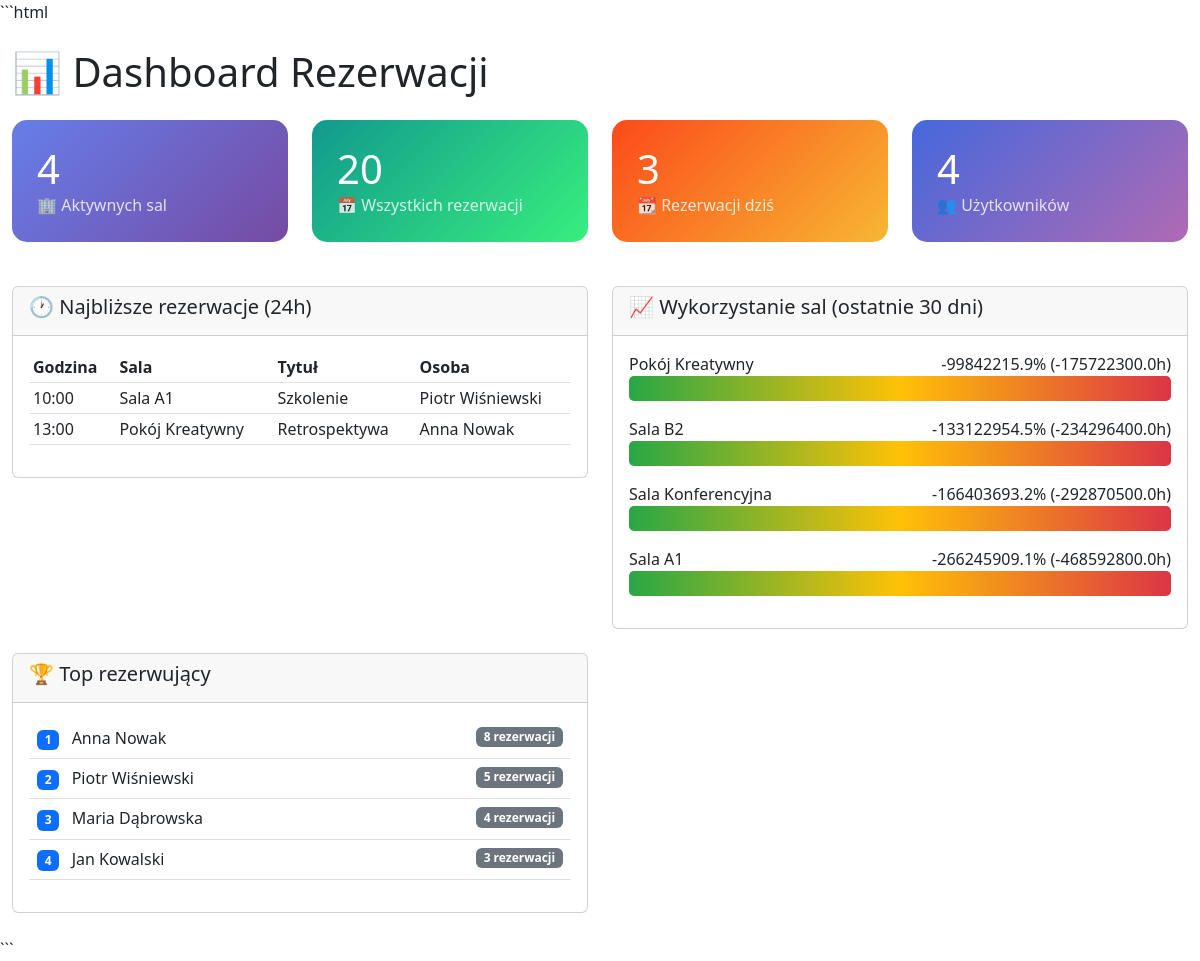
/dashboard, run on the app's committed database.
### app/models.py (models this page shows, shortened)
class Booking(db.Model):
    __tablename__ = "bookings"
    id = db.Column(
        db.Integer,
        primary_key=True,
    )
    room_id = db.Column(
        db.Integer,
        db.ForeignKey("rooms.id"),
        nullable=False,
    )
    user_id = db.Column(
        db.Integer,
        db.ForeignKey("users.id"),
        nullable=False,
    )
    title = db.Column(
        db.String(200),
        nullable=False,
    )
    description = db.Column(db.Text)
    start_time = db.Column(
        db.DateTime,
        nullable=False,
    )
    end_time = db.Column(
        db.DateTime,
        nullable=False,
    )
    status = db.Column(
        db.String(20),
        default="confirmed",
        nullable=False,
    )
    attendees_count = db.Column(
        db.Integer,
        default=1,
    )
    created_at = db.Column(
        db.DateTime,
        default=datetime.utcnow,
    )
    updated_at = db.Column(
        db.DateTime,
        default=datetime.utcnow,
        onupdate=datetime.utcnow,
    )
    __table_args__ = (
        db.Index(
            "idx_booking_room_time",
            "room_id",
            "start_time",
            "end_time",
        ),
    )

class Room(db.Model):
    __tablename__ = "rooms"
    id = db.Column(
        db.Integer,
        primary_key=True,
    )
    name = db.Column(
        db.String(100),
        unique=True,
        nullable=False,
    )
    capacity = db.Column(
        db.Integer,
        nullable=False,
    )
    floor = db.Column(
        db.Integer,
        default=0,
    )
    description = db.Column(db.Text)
    is_active = db.Column(
        db.Boolean,
        default=True,
    )
    hourly_rate = db.Column(
        db.Numeric(10, 2),
        default=0,
    )
    bookings = db.relationship(
        "Booking",
        backref="room",
        lazy="dynamic",
        cascade="all, delete-orphan",
    )
    equipment = db.relationship(
        "Equipment",
        secondary=room_equipment,
        lazy="subquery",
        backref=db.backref(
            "rooms",
            lazy=True,
        ),
    )

class User(db.Model):
    __tablename__ = "users"
    id = db.Column(db.Integer, primary_key=True)
    email = db.Column(
        db.String(120),
        unique=True,
        nullable=False,
    )
    name = db.Column(
        db.String(100),
        nullable=False,
    )
    department = db.Column(db.String(50))
    is_admin = db.Column(
        db.Boolean,
        default=False,
    )
    created_at = db.Column(
        db.DateTime,
        default=datetime.utcnow,
    )
    bookings = db.relationship(
        "Booking",
        backref="user",
        lazy="dynamic",
    )

### app/routes/dashboard.py (the view)
@dashboard_bp.route('/dashboard')
def dashboard():
    stats = {
        'total_rooms': Room.query.filter_by(is_active=True).count(),
        'total_users': User.query.count(),
        'total_bookings': Booking.query.filter_by(status='confirmed').count(),
        'bookings_today': Booking.query.filter(
            func.date(Booking.start_time) == datetime.today().date(),
            Booking.status == 'confirmed'
        ).count()
    }
    now = datetime.now()
    upcoming = Booking.query.options(
        joinedload(Booking.room),
        joinedload(Booking.user)
    ).filter(
        Booking.start_time >= now,
        Booking.start_time <= now + timedelta(hours=24),
        Booking.status == 'confirmed'
    ).order_by(Booking.start_time).limit(10).all()
    top_users = db.session.query(
        User.name,
        func.count(Booking.id).label('booking_count')
    ).join(Booking).filter(
        Booking.status != 'cancelled'
    ).group_by(User.id).order_by(desc('booking_count')).limit(5).all()
    month_ago = now - timedelta(days=30)
    room_utilization = []
    active_rooms = Room.query.filter_by(is_active=True).all()
    for room in active_rooms:
        total_hours = db.session.query(
            func.sum(
                func.extract('epoch', Booking.end_time - Booking.start_time) / 3600
            )
        ).filter(
            Booking.room_id == room.id,
            Booking.start_time >= month_ago,
            Booking.status != 'cancelled'
        ).scalar() or 0
        max_hours = 176
        utilization = (total_hours / max_hours) * 100
        room_utilization.append({
            'room': room.name,
            'hours': round(total_hours, 1),
            'utilization': round(utilization, 1)
        })
    room_utilization.sort(key=lambda x: x['utilization'], reverse=True)
    return render_template(
        'dashboard.html',
        stats=stats,
        upcoming=upcoming,
        top_users=top_users,
        room_utilization=room_utilization
    )

### app/templates/dashboard.html (shortened to what this page needs)
<!DOCTYPE html>
<html lang="pl">
<head>
    <link href="https://cdn.jsdelivr.net/npm/bootstrap@5.3.0/dist/css/bootstrap.min.css" rel="stylesheet">
</head>
<body>
    <div class="container-fluid py-4">
        <h1 class="mb-4">📊 Dashboard Rezerwacji</h1>
        <div class="row">
            <div class="col-md-3">
                <div class="stat-card">
                    <h3>{{ stats.total_rooms }}</h3>
                    <p>🏢 Aktywnych sal</p>
                </div>
            </div>
            <div class="col-md-3">
                <div class="stat-card" style="background: linear-gradient(135deg, #11998e 0%, #38ef7d 100%);">
                    <h3>{{ stats.total_bookings }}</h3>
                    <p>📅 Wszystkich rezerwacji</p>
                </div>
            </div>
            <div class="col-md-3">
                <div class="stat-card" style="background: linear-gradient(135deg, #fc4a1a 0%, #f7b733 100%);">
                    <h3>{{ stats.bookings_today }}</h3>
                    <p>📆 Rezerwacji dziś</p>
                </div>
            </div>
            <div class="col-md-3">
                <div class="stat-card" style="background: linear-gradient(135deg, #4568dc 0%, #b06ab3 100%);">
                    <h3>{{ stats.total_users }}</h3>
                    <p>👥 Użytkowników</p>
                </div>
            </div>
        </div>
        <div class="row mt-4">
            <div class="col-md-6">
                <div class="card">
                    <div class="card-header">
                        <h5>🕐 Najbliższe rezerwacje (24h)</h5>
                    </div>
                    <div class="card-body">
                        <table class="table table-sm">
                            <thead>
                                <tr>
                                    <th>Godzina</th>
                                    <th>Sala</th>
                                    <th>Tytuł</th>
                                    <th>Osoba</th>
                                </tr>
                            </thead>
                            <tbody>
                                {% for booking in upcoming %}
                                <tr>
                                    <td>{{ booking.start_time.strftime('%H:%M') }}</td>
                                    <td>{{ booking.room.name }}</td>
                                    <td>{{ booking.title[:30] }}{% if booking.title|length > 30 %}...{% endif %}</td>
                                    <td>{{ booking.user.name }}</td>
                                </tr>
                                {% else %}
                                <tr>
                                    <td colspan="4" class="text-muted text-center">Brak rezerwacji</td>
                                </tr>
                                {% endfor %}
                            </tbody>
                        </table>
                    </div>
                </div>
            </div>
            <div class="col-md-6">
                <div class="card">
                    <div class="card-header">
                        <h5>📈 Wykorzystanie sal (ostatnie 30 dni)</h5>
                    </div>
                    <div class="card-body">
                        {% for room in room_utilization %}
                        <div class="mb-3">
                            <div class="d-flex justify-content-between">
                                <span>{{ room.room }}</span>
                                <span>{{ room.utilization }}% ({{ room.hours }}h)</span>
                            </div>
                            <div class="utilization-bar">
                                <div class="utilization-fill" style="width: {{ room.utilization }}%"></div>
                            </div>
                        </div>
                        {% endfor %}
                    </div>
                </div>
            </div>
        </div>
        <div class="row mt-4">
            <div class="col-md-6">
                <div class="card">
                    <div class="card-header">
                        <h5>🏆 Top rezerwujący</h5>
                    </div>
                    <div class="card-body">
                        <table class="table">
                            <tbody>
                                {% for user in top_users %}
                                <tr>
                                    <td>
                                        <span class="badge bg-primary me-2">{{ loop.index }}</span>
                                        {{ user.name }}
                                    </td>
                                    <td class="text-end">
                                        <span class="badge bg-secondary">{{ user.booking_count }} rezerwacji</span>
                                    </td>
                                </tr>
                                {% endfor %}
                            </tbody>
                        </table>
                    </div>
                </div>
            </div>
        </div>
    </div>
</body>
</html>

### app/templates/dashboard.html (style rules this page uses)
.stat-card { background: linear-gradient(135deg, #667eea 0%, #764ba2 100%); color: white; border-radius: 15px; padding: 25px; margin-bottom: 20px; }
.stat-card h3 { font-size: 2.5rem; margin: 0; }
.stat-card p { margin: 0; opacity: 0.8; }
.utilization-bar { height: 25px; background: #e9ecef; border-radius: 5px; overflow: hidden; }
.utilization-fill { height: 100%; background: linear-gradient(90deg, #28a745, #ffc107, #dc3545); transition: width 0.5s ease; }

### data on the page
Booking: start_time "10:00", room.name "Sala A1", title "Szkolenie", user.name "Piotr Wiśniewski", room "Sala A1", utilization "-266245909.1", hours "-468592800.0"
Booking: start_time "13:00", room.name "Pokój Kreatywny", title "Retrospektywa", user.name "Anna Nowak", room "Pokój Kreatywny", utilization "-99842215.9", hours "-175722300.0"
Room: room "Sala B2", utilization "-133122954.5", hours "-234296400.0"
Room: room "Sala Konferencyjna", utilization "-166403693.2", hours "-292870500.0"
User: name "Anna Nowak", booking_count "8"
User: name "Piotr Wiśniewski", booking_count "5"
User: name "Maria Dąbrowska", booking_count "4"
User: name "Jan Kowalski", booking_count "3"

### other printed values
{{ stats.total_rooms }} "4"
{{ stats.total_bookings }} "20"
{{ stats.bookings_today }} "3"
{{ stats.total_users }} "4"
